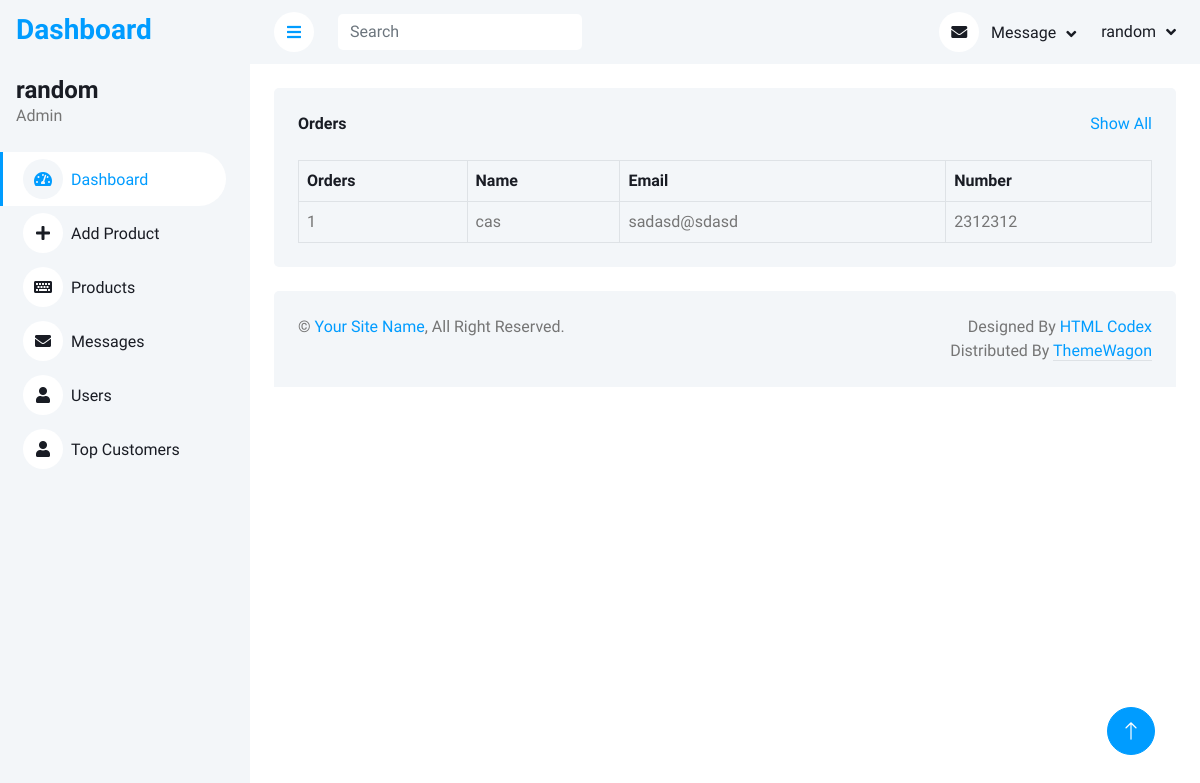
/test.php (signed in), run on an earlier commit of the app's database.
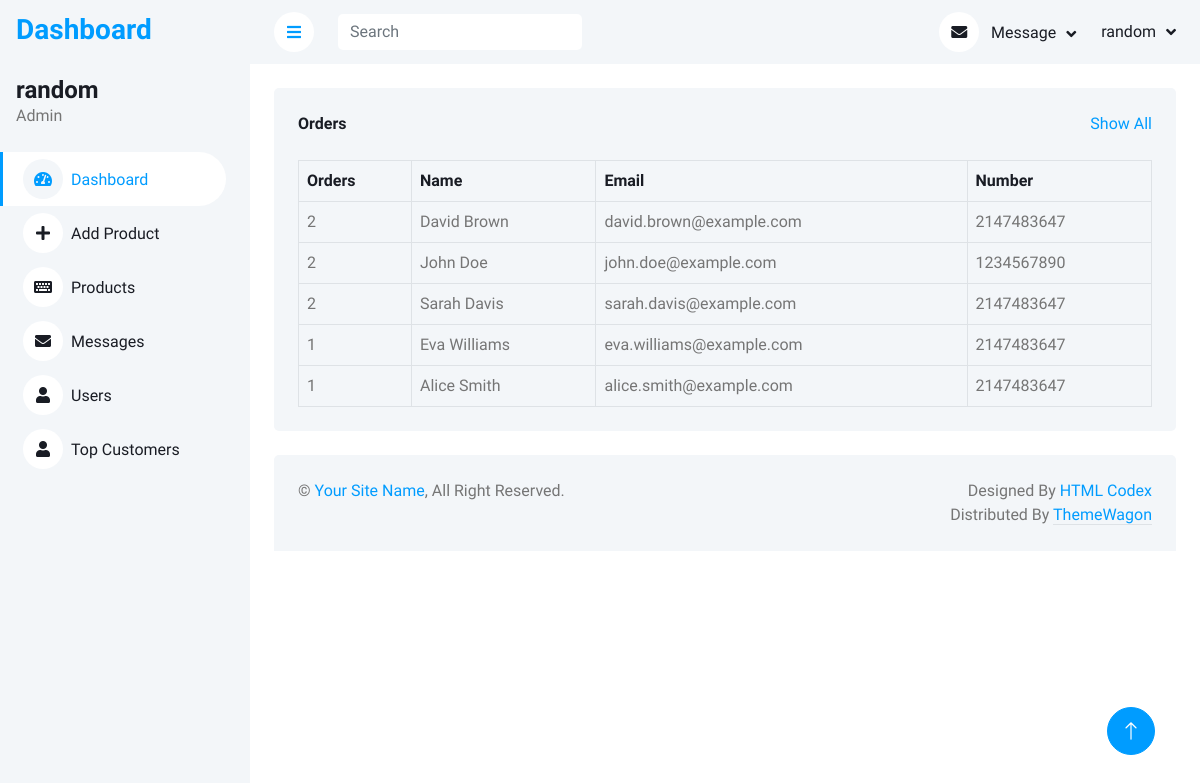
And on a later commit of the database.
### tables this page shows
CREATE TABLE `orders` (
  `Name` varchar(255) DEFAULT NULL,
  `Address` varchar(255) DEFAULT NULL,
  `Email` varchar(255) DEFAULT NULL,
  `WorkPhoneNo` int(255) DEFAULT NULL,
  `CellNo` int(255) DEFAULT NULL,
  `DateOfBirth` date NOT NULL,
  `Remarks` varchar(255) DEFAULT NULL,
  `orderId` int(11) NOT NULL,
  `ProductId` int(11) DEFAULT NULL,
  `CustomerId` int(11) DEFAULT NULL,
  `TotalProducts` varchar(255) DEFAULT NULL,
  `TotalPrice` int(255) DEFAULT NULL,
  `OrderTime` timestamp NOT NULL DEFAULT current_timestamp()
);

### test.php (the view, shortened to what this page needs)
<!DOCTYPE html>
<html lang="en">
<head>
    <link href="https://cdnjs.cloudflare.com/ajax/libs/font-awesome/5.10.0/css/all.min.css" rel="stylesheet">
    <link href="https://cdn.jsdelivr.net/npm/bootstrap-icons@1.4.1/font/bootstrap-icons.css" rel="stylesheet">
    <link href="https://cdn.datatables.net/1.13.6/css/jquery.dataTables.min.css" rel="stylesheet">
    <link href="css/bootstrap.min.css" rel="stylesheet">
    <link href="css/style.css" rel="stylesheet">
</head>
<body>
    <div class="container-xxl position-relative bg-white d-flex p-0">
        <?php include('sidebar.php') ?>
        <div class="content">
            <?php include('navbar.php') ?>
            <div class="container-fluid pt-4 px-4">
                <div class="bg-light text-center rounded p-4">
                    <div class="d-flex align-items-center justify-content-between mb-4">
                        <h6 class="mb-0">Orders</h6>
                        <a href="">Show All</a>
                    </div>
                    <div class="table-responsive">
                        <table class="table text-start align-middle table-bordered table-hover mb-0 table-responsive">
                            <thead>
                                <tr class="text-dark">
                                    <th scope="col">Orders</th>
                                    <th scope="col">Name</th>
                                    <th scope="col">Email</th>
                                    <th scope="col">Number</th>
                                </tr>
                            </thead>
                            <tbody>
                                <?php
                                $select_msg = mysqli_query($connection, "SELECT *, COUNT(Name) AS numbers FROM orders GROUP BY Name ORDER BY numbers DESC LIMIT 10");
                                if (mysqli_num_rows($select_msg) > 0) {
                                    while ($data = mysqli_fetch_array($select_msg)) {
                                ?>
                                        <tr>
                                            <td><?php echo $data['numbers'] ?></td>
                                            <td><?php echo $data['Name'] ?></td>
                                            <td><?php echo $data['Email'] ?></td>
                                            <td><?php echo $data['WorkPhoneNo'] ?></td>
                                        </tr>
                                <?php
                                    }
                                }
                                ?>
                            </tbody>
                        </table>
                    </div>
                </div>
            </div>
            <div class="container-fluid pt-4 px-4">
                <div class="bg-light rounded-top p-4">
                    <div class="row">
                        <div class="col-12 col-sm-6 text-center text-sm-start">
                            &copy; <a href="#">Your Site Name</a>, All Right Reserved.
                        </div>
                        <div class="col-12 col-sm-6 text-center text-sm-end">
                            Designed By <a href="https://htmlcodex.com">HTML Codex</a>
                            Distributed By <a class="border-bottom" href="https://themewagon.com" target="_blank">ThemeWagon</a>
                        </div>
                    </div>
                </div>
            </div>
        </div>
        <a href="#" class="btn btn-lg btn-primary btn-lg-square back-to-top"><i class="bi bi-arrow-up"></i></a>
    </div>
</body>
</html>

What changed in the data, as far as the page shows it:
removed orders: numbers "1", Name "cas", Email "sadasd@sdasd", WorkPhoneNo "2312312"
added orders: numbers "2", Name "David Brown", Email "david.brown@example.com", WorkPhoneNo "2147483647"
added orders: numbers "2", Name "John Doe", Email "john.doe@example.com", WorkPhoneNo "1234567890"
added orders: numbers "2", Name "Sarah Davis", Email "sarah.davis@example.com", WorkPhoneNo "2147483647"
added orders: numbers "1", Name "Eva Williams", Email "eva.williams@example.com", WorkPhoneNo "2147483647"
added orders: numbers "1", Name "Alice Smith", Email "alice.smith@example.com", WorkPhoneNo "2147483647"
